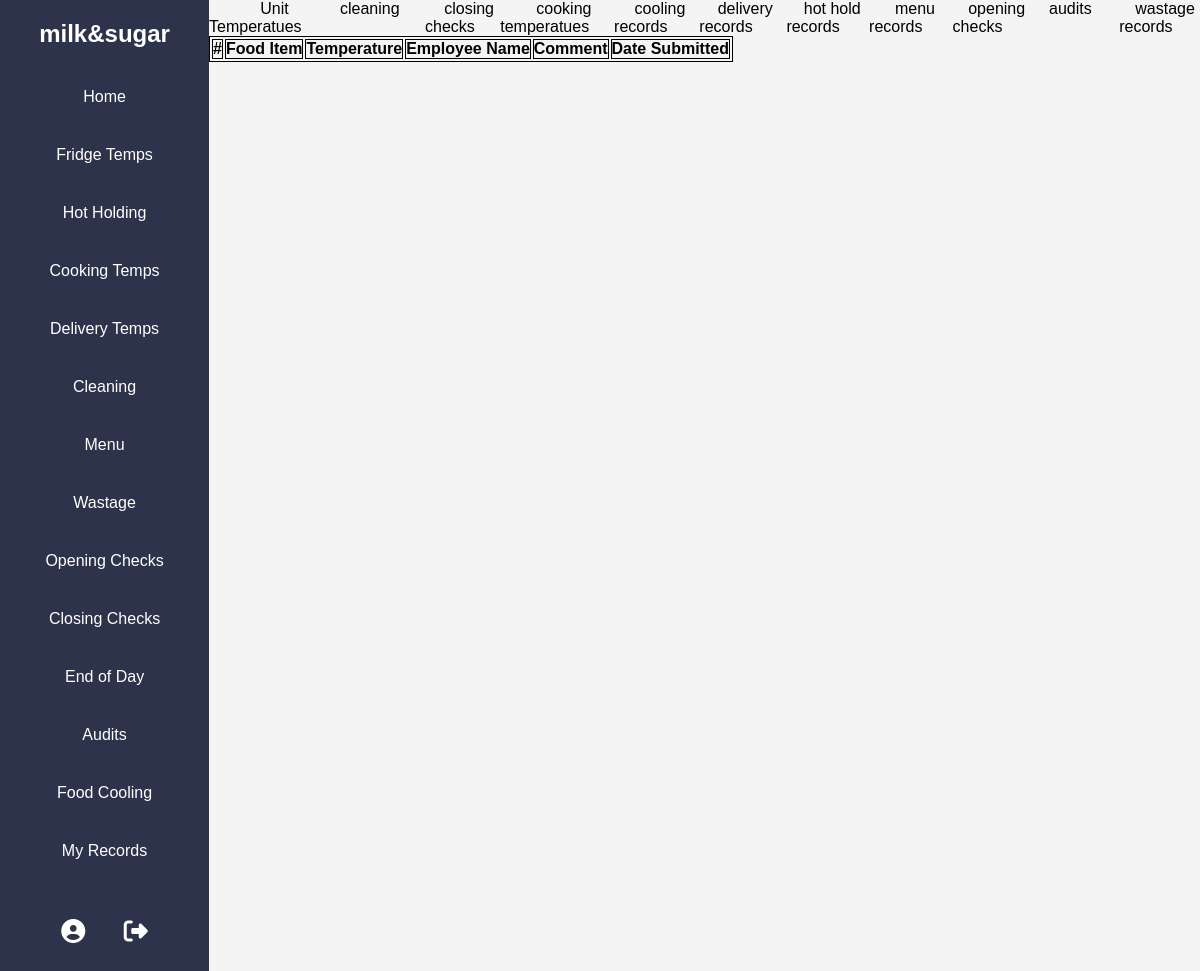
The page /hot_hold_temp_records/1 (signed in) on the database as committed earlier.
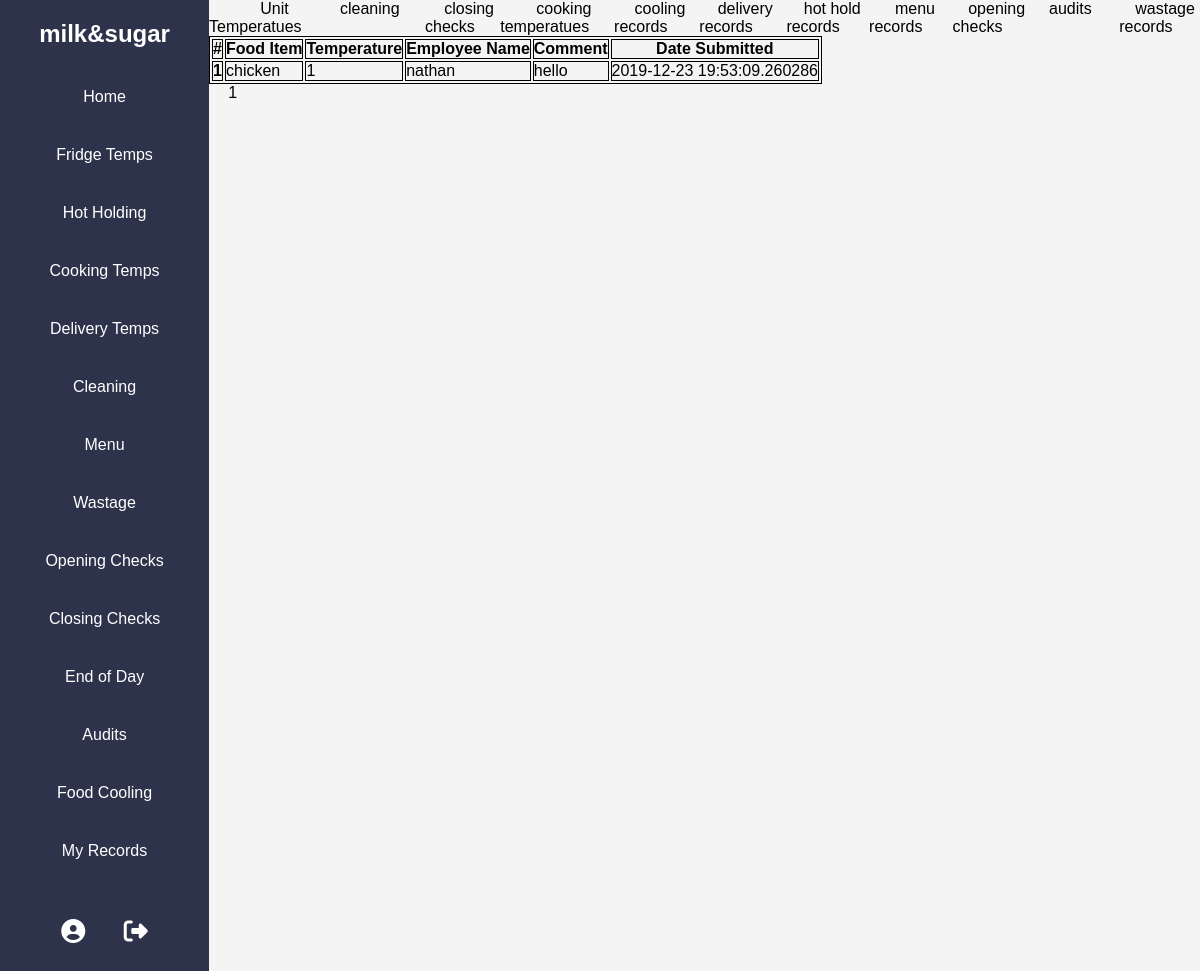
The same page on the database as committed later.
### SafeFoodApp/models.py (models this page shows)
class Base(db.Model):
    __abstract__ = True
    employee_name =  db.Column(db.String(50), nullable=False)
    date_submitted = db.Column(db.DateTime, nullable=False, default=datetime.utcnow)
    comment =  db.Column(db.String(100), nullable=True)

class HotHoldTable(Base):
    id = db.Column(db.Integer, primary_key=True)
    food_item = db.Column(db.String(20), nullable=False)
    temperature = db.Column(db.String(10), nullable=False)
    company_id = db.Column(db.Integer, db.ForeignKey('user.id'), nullable=False)

### SafeFoodApp/routes.py (the view)
@app.route("/hot_hold_temp_records/<int:page_number>")
def hothold_records(page_number):
    records = HotHoldTable.query.filter_by(user=current_user).paginate(per_page=5, page=page_number, error_out=True)
    return render_template("hot_hold_temp_records.html", user_records=records)

### SafeFoodApp/models.py (called while the page is built)
@login_manager.user_loader
def load_user(user_id):
    return User.query.get(int(user_id))

### SafeFoodApp/templates/hot_hold_temp_records.html
{% extends "records.html"%}
{%block recordcontent%}
<table class="table table-striped">
    <thead>
        <tr>
            <th scope="col">#</th>
            <th scope="col">Food Item</th>
            <th scope="col">Temperature</th>
            <th scope="col">Employee Name</th>
            <th scope="col">Comment</th>
            <th scope="col">Date Submitted</th>
        </tr>
    </thead>
    <tbody>
        {% for record in user_records.items %}
            <tr>
                <th scope="col">{{ loop.index }}</th>
                <td>{{record.food_item}}</td>
                <td>{{record.temperature}}</td>
                <td>{{record.employee_name}}</td>
                <td>{{record.comment}}</th>
                <td>{{record.date_submitted}}</td>
            </tr>
        {% endfor %}
    </tbody>
</table>
{% for page in user_records.iter_pages() %}
{% if page %}
<a class="test" href="{{url_for('unit_records', page_number=page) }}">{{ page }}</a>
{% else %}
.
{% endif %}
{% endfor %}
{% endblock%}

Rows that differ between the two databases and show on the page:
added HotHoldTable: food_item "chicken", temperature "1", employee_name "nathan", comment "hello", date_submitted "2019-12-23 19:53:09.260286"
Other text that changed with them:
new list line: "1"
